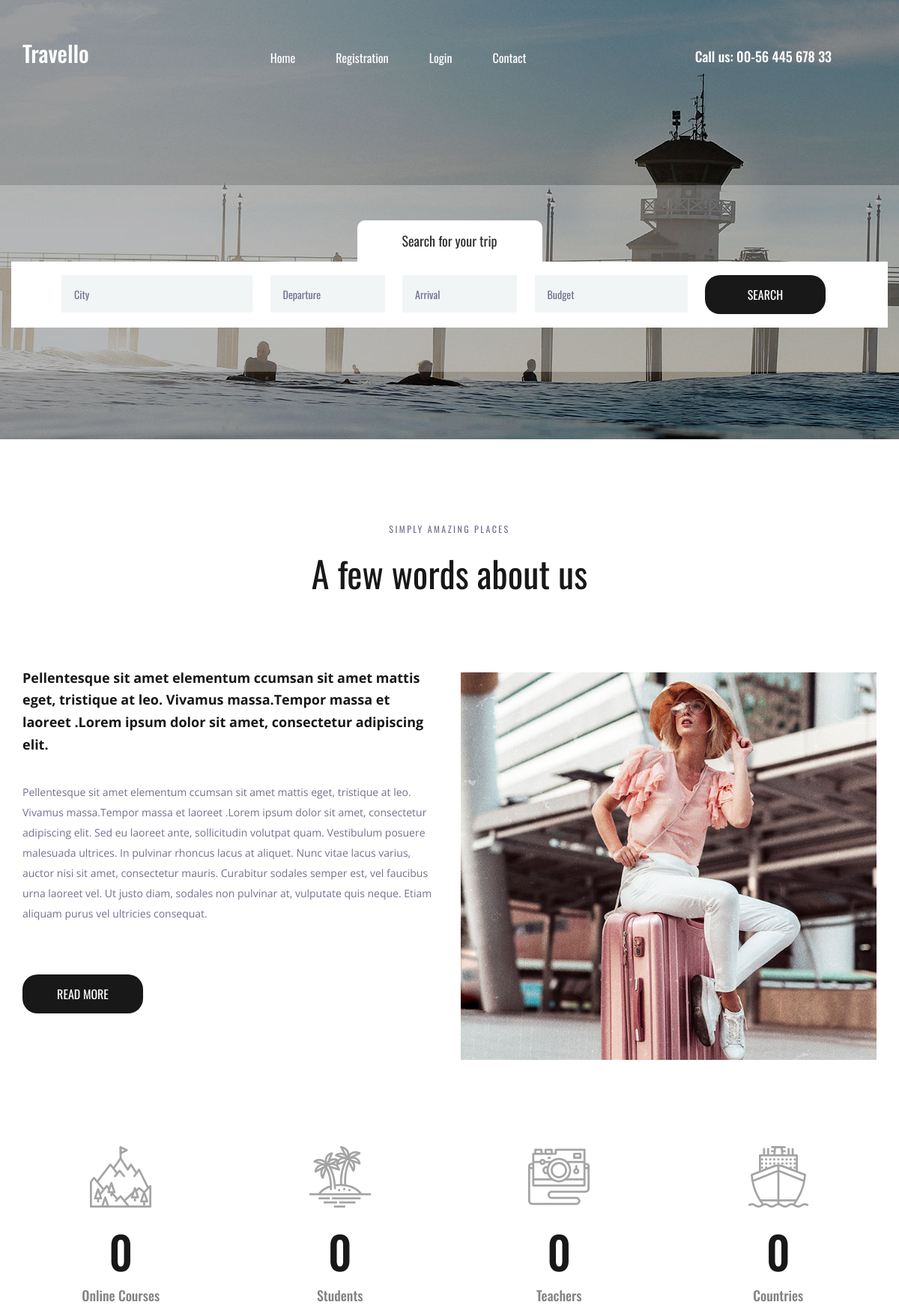
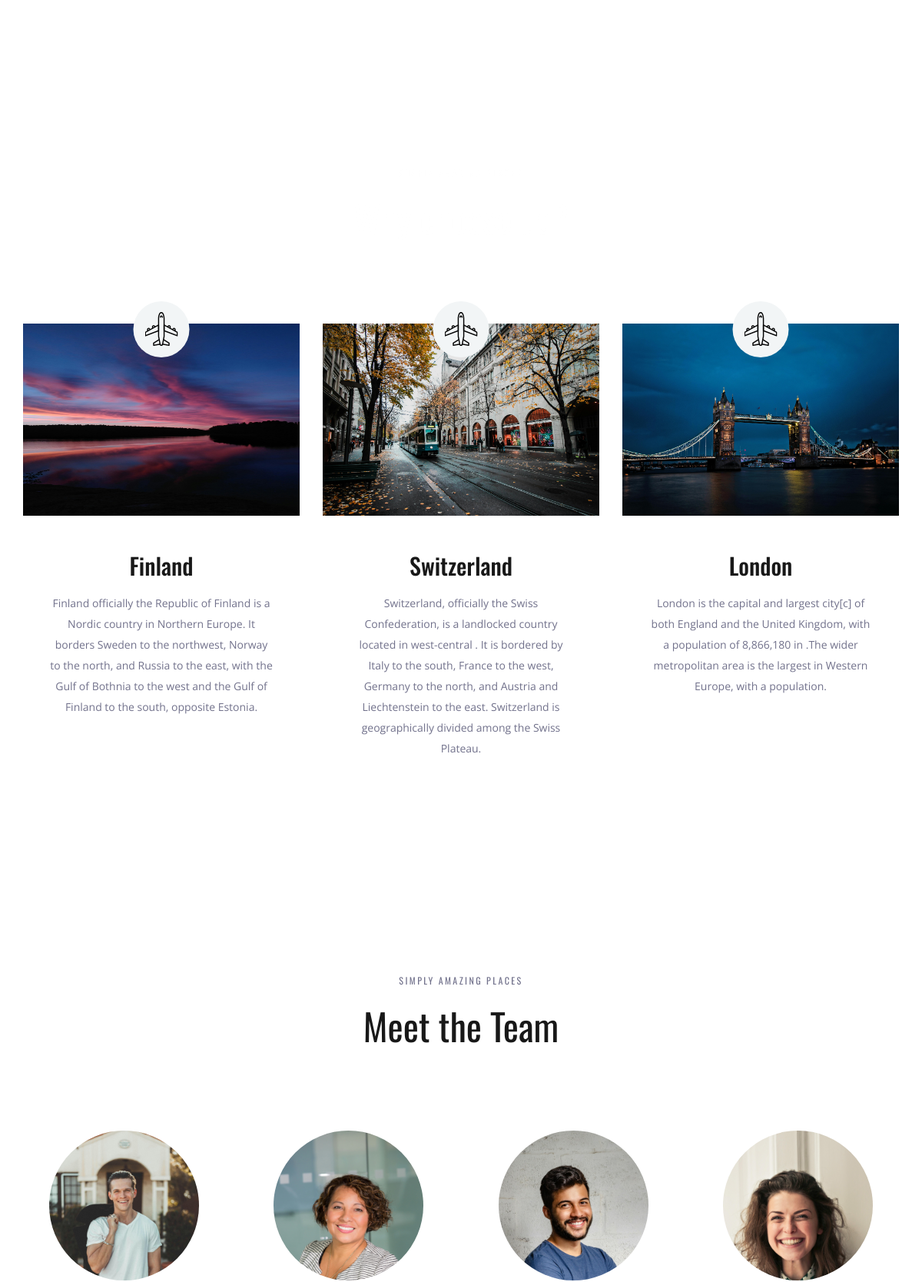
The page / (upper part) on the database its author committed (2 pictures, top to bottom).
### travel_app/models.py (models this page shows, shortened)
class place(models.Model):
    name=models.CharField(max_length=250)
    img=models.ImageField(upload_to='pics')
    desc=models.TextField()

class team(models.Model):
    nam = models.CharField(max_length=250)
    im = models.ImageField(upload_to='pics')
    des = models.TextField()

### travel_app/views.py (the view)
# urls.py: path('',views.index,name="index"),
def index(request):
    obj=place.objects.all()
    obje=team.objects.all()
    return render(request,"index.html",{'result': obj,'tea': obje})

### templates/index.html (shortened to what this page needs)
{% load static %}
<!DOCTYPE html>
<html lang="en">
<head>
<link rel="stylesheet" type="text/css" href="{% static 'styles/bootstrap4/bootstrap.min.css' %}">
<link href="{% static 'plugins/font-awesome-4.7.0/css/font-awesome.min.css' %}" rel="stylesheet" type="text/css">
<link rel="stylesheet" type="text/css" href="{% static 'plugins/OwlCarousel2-2.2.1/owl.carousel.css' %}">
<link rel="stylesheet" type="text/css" href="{% static 'plugins/OwlCarousel2-2.2.1/owl.theme.default.css' %}">
<link rel="stylesheet" type="text/css" href="{% static 'plugins/OwlCarousel2-2.2.1/animate.css' %}">
<link rel="stylesheet" type="text/css" href="{% static 'styles/about.css' %}">
<link rel="stylesheet" type="text/css" href="{% static 'styles/about_responsive.css' %}">
</head>
<body>
<div class="super_container">
	<header class="header">
		<div class="container">
			<div class="row">
				<div class="col">
					<div class="header_content d-flex flex-row align-items-center justify-content-start">
						<div class="header_content_inner d-flex flex-row align-items-end justify-content-start">
							<div class="logo"><a href="index.html">Travello</a></div>
							<nav class="main_nav">
								<ul class="d-flex flex-row align-items-start justify-content-start">
									<li><a href="index.html">Home</a></li>
									{% if user.is_authenticated %}
									<li>Hellooo {{user.username}}</li>
									<li><a href="/logout">Logout</a></li>
									{% else %}
									<li><a href="register">Registration</a></li>
									<li><a href="/login">Login</a></li>
									<li><a href="/contact">Contact</a></li>
									{% endif %}
								</ul>
							</nav>
							<div class="header_phone ml-auto">Call us: 00-56 445 678 33</div>
						</div>
					</div>
				</div>
			</div>
		</div>
	</header>
	<div class="home">
		<div class="background_image" style="background-image:url({% static 'images/about.jpg' %})"></div>
	</div>
	<div class="home_search">
		<div class="container">
			<div class="row">
				<div class="col">
					<div class="home_search_container">
						<div class="home_search_title">Search for your trip</div>
						<div class="home_search_content">
							<form action="#" class="home_search_form" id="home_search_form">
								<div class="d-flex flex-lg-row flex-column align-items-start justify-content-lg-between justify-content-start">
									<input type="text" class="search_input search_input_1" placeholder="City" required="required">
									<input type="text" class="search_input search_input_2" placeholder="Departure" required="required">
									<input type="text" class="search_input search_input_3" placeholder="Arrival" required="required">
									<input type="text" class="search_input search_input_4" placeholder="Budget" required="required">
									<button class="home_search_button">search</button>
								</div>
							</form>
						</div>
					</div>
				</div>
			</div>
		</div>
	</div>
	<div class="about">
		<div class="container">
			<div class="row">
				<div class="col text-center">
					<div class="section_subtitle">simply amazing places</div>
					<div class="section_title"><h2>A few words about us</h2></div>
				</div>
			</div>
			<div class="row about_row">
				<div class="col-lg-6">
					<div class="about_content">
						<div class="text_highlight">Pellentesque sit amet elementum ccumsan sit amet mattis eget, tristique at leo. Vivamus massa.Tempor massa et laoreet .Lorem ipsum dolor sit amet, consectetur adipiscing elit.</div>
						<div class="about_text">
							<p>Pellentesque sit amet elementum ccumsan sit amet mattis eget, tristique at leo. Vivamus massa.Tempor massa et laoreet .Lorem ipsum dolor sit amet, consectetur adipiscing elit. Sed eu laoreet ante, sollicitudin volutpat quam. Vestibulum posuere malesuada ultrices. In pulvinar rhoncus lacus at aliquet. Nunc vitae lacus varius, auctor nisi sit amet, consectetur mauris. Curabitur sodales semper est, vel faucibus urna laoreet vel. Ut justo diam, sodales non pulvinar at, vulputate quis neque. Etiam aliquam purus vel ultricies consequat.</p>
						</div>
						<div class="button about_button"><a href="#">read more</a></div>
					</div>
				</div>
				<div class="col-lg-6">
					<div class="about_image"><img src="{% static 'images/about_1.jpg' %}" alt=""></div>
				</div>
			</div>
		</div>
	</div>
	<div class="milestones">
		<div class="container">
			<div class="row">
				<div class="col-lg-3 milestone_col">
					<div class="milestone text-center">
						<div class="milestone_icon"><img src="{% static 'images/mountain.svg' %}" alt=""></div>
						<div class="milestone_counter" data-end-value="17">0</div>
						<div class="milestone_text">Online Courses</div>
					</div>
				</div>
				<div class="col-lg-3 milestone_col">
					<div class="milestone text-center">
						<div class="milestone_icon"><img src="{% static 'images/island.svg' %}" alt=""></div>
						<div class="milestone_counter" data-end-value="213">0</div>
						<div class="milestone_text">Students</div>
					</div>
				</div>
				<div class="col-lg-3 milestone_col">
					<div class="milestone text-center">
						<div class="milestone_icon"><img src="{% static 'images/camera.svg' %}" alt=""></div>
						<div class="milestone_counter" data-end-value="11923">0</div>
						<div class="milestone_text">Teachers</div>
					</div>
				</div>
				<div class="col-lg-3 milestone_col">
					<div class="milestone text-center">
						<div class="milestone_icon"><img src="{% static 'images/boat.svg' %}" alt=""></div>
						<div class="milestone_counter" data-end-value="15">0</div>
						<div class="milestone_text">Countries</div>
					</div>
				</div>
			</div>
		</div>
	</div>
	<div class="why">
		<div class="parallax_background parallax-window" data-parallax="scroll" data-image-src="{% static 'images/why.jpg' %}" data-speed="0.8"></div>
		<div class="container">
			<div class="row">
				<div class="col text-center">
					<div class="section_subtitle">simply amazing places</div>
					<div class="section_title"><h2>Why choose us?</h2></div>
				</div>
			</div>
			<div class="row why_row">
				{% for i in result %}
				<div class="col-lg-4 why_col">
					<div class="why_item">
						<div class="why_image">
							<img src="{{i.img.url}}" alt="" height="250px" width="100%">
							<div class="why_icon d-flex flex-column align-items-center justify-content-center">
								<img src="{% static 'images/why_1.svg' %}" alt="">
							</div>
						</div>
						<div class="why_content text-center">
							<div class="why_title">{{i.name}}</div>
							<div class="why_text">
								<p>{{i.desc}}</p>
							</div>
						</div>
					</div>
				</div>
				{% endfor %}
			</div>
		</div>
	</div>
	<div class="team">
		<div class="container">
			<div class="row">
				<div class="col text-center">
					<div class="section_subtitle">simply amazing places</div>
					<div class="section_title"><h2>Meet the Team</h2></div>
				</div>
			</div>
			<div class="row team_row">
				{% for j in tea %}
				<div class="col-xl-3 col-md-6 team_col">
					<div class="team_item d-flex flex-column align-items-center justify-content-start text-center">
						<div class="team_image"><img src="{{j.im.url}}" alt=""></div>
					</div>
				</div>
				{% endfor %}
			</div>
		</div>
	</div>
</div>
</body>
</html>

### rows shown on the page
place: img (picture), name "Finland", desc "Finland officially the Republic of Finland is a Nordic country in Northern Europe. It borders Sweden to the northwest, Norway to the north, and Russia to the east, with the Gulf of Bothnia to the west and the Gulf of Finland to the south, opposite Estonia."
place: img (picture), name "Switzerland", desc "Switzerland, officially the Swiss Confederation, is a landlocked country located in west-central . It is bordered by Italy to the south, France to the west, Germany to the north, and Austria and Liechtenstein to the east. Switzerland is geographically divided among the Swiss Plateau."
place: img (picture), name "London", desc "London is the capital and largest city[c] of both England and the United Kingdom, with a population of 8,866,180 in .The wider metropolitan area is the largest in Western Europe, with a population."
team: im (picture)
team: im (picture)
team: im (picture)
team: im (picture)
